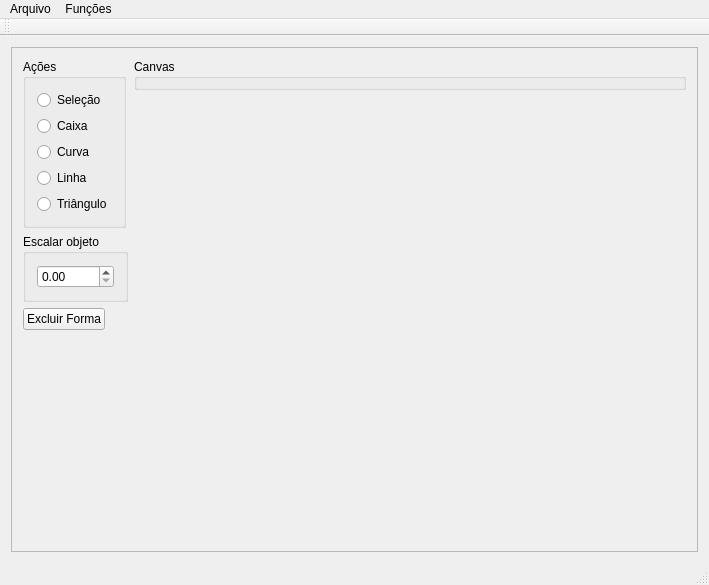
<?xml version="1.0" encoding="UTF-8"?>
<ui version="4.0">
 <class>MainWindow</class>
 <widget class="QMainWindow" name="MainWindow">
  <property name="enabled">
   <bool>true</bool>
  </property>
  <property name="geometry">
   <rect>
    <x>0</x>
    <y>0</y>
    <width>709</width>
    <height>585</height>
   </rect>
  </property>
  <property name="windowTitle">
   <string>Paint QT</string>
  </property>
  <widget class="QWidget" name="centralWidget">
   <layout class="QGridLayout" name="gridLayout_2">
    <item row="0" column="0">
     <widget class="QFrame" name="frame">
      <property name="frameShape">
       <enum>QFrame::StyledPanel</enum>
      </property>
      <property name="frameShadow">
       <enum>QFrame::Raised</enum>
      </property>
      <layout class="QFormLayout" name="formLayout">
       <item row="0" column="0">
        <widget class="QGroupBox" name="groupBox">
         <property name="minimumSize">
          <size>
           <width>70</width>
           <height>0</height>
          </size>
         </property>
         <property name="title">
          <string>Ações</string>
         </property>
         <layout class="QVBoxLayout" name="verticalLayout">
          <item>
           <widget class="QRadioButton" name="rbSelecao">
            <property name="text">
             <string>Seleção</string>
            </property>
           </widget>
          </item>
          <item>
           <widget class="QRadioButton" name="rbCaixa">
            <property name="text">
             <string>Caixa</string>
            </property>
           </widget>
          </item>
          <item>
           <widget class="QRadioButton" name="rbCurva">
            <property name="text">
             <string>Curva</string>
            </property>
           </widget>
          </item>
          <item>
           <widget class="QRadioButton" name="rbLinha">
            <property name="text">
             <string>Linha</string>
            </property>
           </widget>
          </item>
          <item>
           <widget class="QRadioButton" name="rbTriangulo">
            <property name="text">
             <string>Triângulo</string>
            </property>
           </widget>
          </item>
         </layout>
        </widget>
       </item>
       <item row="0" column="1">
        <widget class="QGroupBox" name="gbCanvas">
         <property name="enabled">
          <bool>true</bool>
         </property>
         <property name="sizePolicy">
          <sizepolicy hsizetype="Preferred" vsizetype="Maximum">
           <horstretch>0</horstretch>
           <verstretch>0</verstretch>
          </sizepolicy>
         </property>
         <property name="title">
          <string>Canvas</string>
         </property>
        </widget>
       </item>
       <item row="2" column="0">
        <widget class="QPushButton" name="btnApagar">
         <property name="text">
          <string>Excluir Forma</string>
         </property>
        </widget>
       </item>
       <item row="1" column="0">
        <widget class="QGroupBox" name="groupBox_2">
         <property name="title">
          <string>Escalar objeto</string>
         </property>
         <layout class="QVBoxLayout" name="verticalLayout_2">
          <item>
           <widget class="QDoubleSpinBox" name="dsbEscalar"/>
          </item>
         </layout>
        </widget>
       </item>
      </layout>
     </widget>
    </item>
   </layout>
  </widget>
  <widget class="QStatusBar" name="statusBar"/>
  <widget class="QToolBar" name="mainToolBar">
   <attribute name="toolBarArea">
    <enum>TopToolBarArea</enum>
   </attribute>
   <attribute name="toolBarBreak">
    <bool>false</bool>
   </attribute>
  </widget>
  <widget class="QMenuBar" name="menuBar">
   <property name="geometry">
    <rect>
     <x>0</x>
     <y>0</y>
     <width>709</width>
     <height>21</height>
    </rect>
   </property>
   <widget class="QMenu" name="menuFile">
    <property name="title">
     <string>Arquivo</string>
    </property>
    <addaction name="actionAbrir"/>
    <addaction name="actionSalvar"/>
   </widget>
   <widget class="QMenu" name="menuFun_es">
    <property name="title">
     <string>Funções</string>
    </property>
    <addaction name="actionLimpar"/>
   </widget>
   <addaction name="menuFile"/>
   <addaction name="menuFun_es"/>
  </widget>
  <action name="actionAbrir">
   <property name="text">
    <string>Abrir</string>
   </property>
  </action>
  <action name="actionSalvar">
   <property name="text">
    <string>Salvar</string>
   </property>
  </action>
  <action name="actionLimpar">
   <property name="text">
    <string>Limpar Canvas</string>
   </property>
  </action>
 </widget>
 <layoutdefault spacing="6" margin="11"/>
 <resources/>
 <connections/>
</ui>
